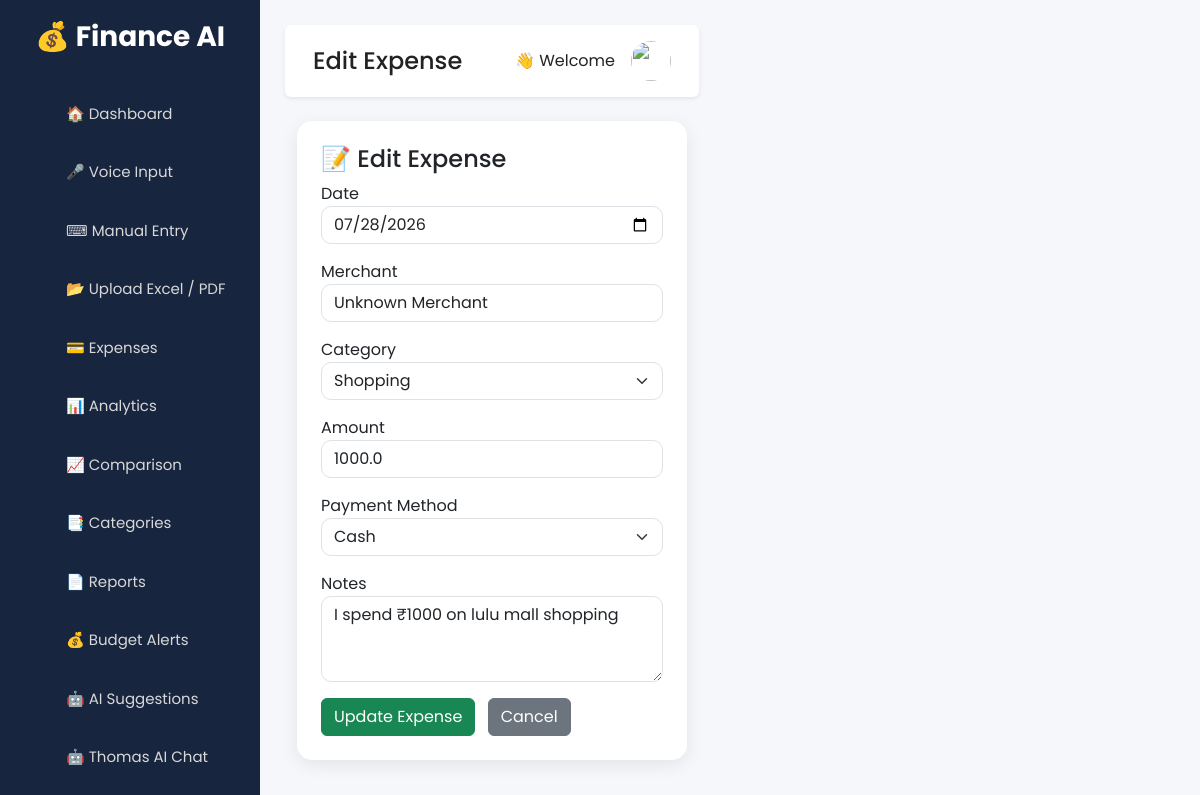
Page /edit/26 (signed in) on the committed database.
### tables this page shows
CREATE TABLE expenses (
            id INTEGER PRIMARY KEY AUTOINCREMENT,
            user_email TEXT NOT NULL,
            merchant TEXT NOT NULL,
            category TEXT NOT NULL,
            amount REAL NOT NULL,
            payment_method TEXT,
            date TEXT NOT NULL,
            description TEXT,
            created_at TEXT NOT NULL
        );

### app.py (the view, shortened to what this page needs)
@app.route("/edit/<int:expense_id>", methods=["GET", "POST"])
def edit_expense(expense_id: int):
    if not login_required():
        return redirect(url_for("login"))
    user_email = session["user"]
    expense = get_expense_by_id(user_email, expense_id)
    if not expense:
        flash("Expense not found.", "warning")
        return redirect(url_for("expenses"))
    return render_template(
        "edit_expense.html",
        expense=expense,
        **build_page_data(user_email),
    )

### app.py (called while the page is built)
def get_user_by_email(email: str):
    conn = get_db_connection()
    try:
        row = conn.execute(
            "SELECT id, name, email, password FROM users WHERE email = ?",
            (email,),
        ).fetchone()
        return dict(row) if row else None
    finally:
        conn.close()

def login_required():
    return "user" in session

def build_page_data(email: str) -> Dict[str, Any]:
    data = get_dashboard_data(email)
    user = get_user_by_email(email)
    data["user"] = {"name": user["name"] if user else email, "email": email}
    return data

### database.py (called while the page is built)
def get_db_connection() -> sqlite3.Connection:
    conn = sqlite3.connect(DB_PATH)
    conn.row_factory = sqlite3.Row
    return conn

### expense_service.py (called while the page is built, shortened)
def get_expenses(user_email: str) -> List[Dict[str, Any]]:
    conn = get_db_connection()
    try:
        rows = conn.execute(
            "SELECT * FROM expenses WHERE user_email = ? ORDER BY date DESC, id DESC",
            (user_email,),
        ).fetchall()
        return [dict(row) for row in rows]
    finally:
        conn.close()

def get_expense_by_id(user_email: str, expense_id: int) -> Dict[str, Any] | None:
    conn = get_db_connection()
    try:
        row = conn.execute(
            "SELECT * FROM expenses WHERE user_email = ? AND id = ?",
            (user_email, expense_id),
        ).fetchone()
        return dict(row) if row else None
    finally:
        conn.close()

def _build_comparison_data(expenses: List[Dict[str, Any]]) -> List[Dict[str, Any]]:
    current_month = datetime.now().strftime("%Y-%m")
    previous_month = _month_offset(current_month, -1)
    current = defaultdict(float)
    previous = defaultdict(float)
    for item in expenses:
        month = item["date"][:7]
        if month == current_month:
            current[item["category"]] += float(item["amount"])
        elif month == previous_month:
            previous[item["category"]] += float(item["amount"])
    rows = []
    return rows

def _build_category_budget(category_totals: Dict[str, float]) -> List[Dict[str, Any]]:
    rows = []
    for category, limit in DEFAULT_CATEGORY_LIMITS.items():
        spent = category_totals.get(category, 0.0)
        rows.append({
            "category": category,
            "limit": limit,
            "spent": round(spent, 2),
            "remaining": round(limit - spent, 2),
        })
    return rows

### templates/edit_expense.html (shortened to what this page needs)
{% extends "layout.html" %}
{% block page_title %}
Edit Expense
{% endblock %}
{% block content %}
<div class="container-fluid">
    <div class="card p-4">
        <h4>📝 Edit Expense</h4>
        <form action="/edit/{{ expense.id }}" method="POST">
            <div class="mb-3">
                <label>Date</label>
                <input
                    type="date"
                    class="form-control"
                    name="date"
                    value="{{ expense.date }}"
                    required>
            </div>
            <div class="mb-3">
                <label>Merchant</label>
                <input
                    type="text"
                    class="form-control"
                    name="merchant"
                    value="{{ expense.merchant }}"
                    placeholder="Merchant Name">
            </div>
            <div class="mb-3">
                <label>Category</label>
                <select
                    class="form-select"
                    name="category">
                    <option {% if expense.category == 'Shopping' %}selected{% endif %}>Shopping</option>
                </select>
            </div>
            <div class="mb-3">
                <label>Amount</label>
                <input
                    type="number"
                    step="0.01"
                    class="form-control"
                    name="amount"
                    value="{{ expense.amount }}"
                    placeholder="0.00">
            </div>
            <div class="mb-3">
                <label>Payment Method</label>
                <select
                    class="form-select"
                    name="payment">
                    <option {% if expense.payment_method == 'Cash' %}selected{% endif %}>Cash</option>
                </select>
            </div>
            <div class="mb-3">
                <label>Notes</label>
                <textarea
                    class="form-control"
                    rows="3"
                    name="notes">{{ expense.description }}</textarea>
            </div>
            <button
                class="btn btn-success">
                Update Expense
            </button>
            <a href="{{ url_for('expenses') }}" class="btn btn-secondary ms-2">Cancel</a>
        </form>
    </div>
</div>
{% endblock %}

### static/css/style.css (style rules this page uses)
* { margin:0; padding:0; box-sizing:border-box; font-family:'Poppins',sans-serif; }
body { background:#f5f7fb; color:#222; }
.card { border:none; border-radius:15px; box-shadow:0 5px 18px rgba(0,0,0,.08); transition:.3s; }
.form-control { border-radius:10px; }
.form-select { border-radius:10px; }

### rows in the picture
expenses: date "07/28/2026", merchant "Unknown Merchant", category "Shopping", amount "1000.0", payment "Cash", notes "I spend ₹1000 on lulu mall shopping"
